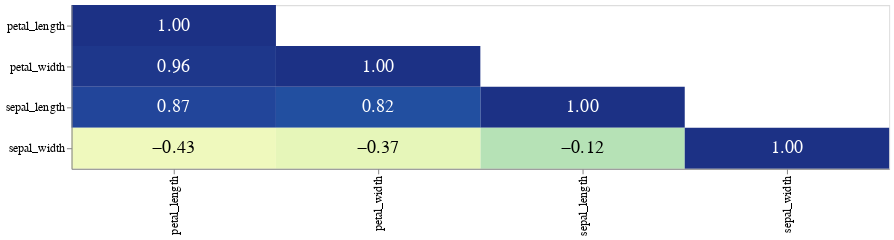

The notebook cell saved with this chart:
### Code cell
plot().corr_heatmap(data)

### Figure 1 — Vega-Lite specification as saved in the notebook (floating-point values rounded to 4 significant figures)
{"config": {"view": {"continuousWidth": 400, "continuousHeight": 300}, "axis": {"labelFontSize": 12}}, "layer": [{"mark": "rect", "encoding": {"color": {"field": "correlation", "legend": null, "type": "quantitative"}, "x": {"field": "var1", "title": null, "type": "nominal"}, "y": {"field": "var2", "title": null, "type": "nominal"}}, "height": {"step": 40}, "selection": {"selector004": {"type": "interval", "bind": "scales", "encodings": ["x", "y"]}}, "width": 800}, {"mark": {"type": "text", "size": 18}, "encoding": {"color": {"condition": {"value": "white", "test": "datum.correlation > 0.5"}, "value": "black"}, "text": {"field": "correlation", "format": ".2f", "type": "quantitative"}, "x": {"field": "var1", "title": null, "type": "nominal"}, "y": {"field": "var2", "title": null, "type": "nominal"}}, "height": {"step": 40}, "width": 800}], "data": {"name": "data-182be8fe9bc53c9e979e9a0c655e8999"}, "transform": [{"filter": "datum.var1 <= datum.var2"}], "$schema": "https://vega.github.io/schema/vega-lite/v4.17.0.json", "datasets": {"data-182be8fe9bc53c9e979e9a0c655e8999": [{"var1": "sepal_length", "var2": "sepal_length", "correlation": 1.0}, {"var1": "sepal_width", "var2": "sepal_length", "correlation": -0.1176}, {"var1": "petal_length", "var2": "sepal_length", "correlation": 0.8718}, {"var1": "petal_width", "var2": "sepal_length", "correlation": 0.8179}, {"var1": "sepal_length", "var2": "sepal_width", "correlation": -0.1176}, {"var1": "sepal_width", "var2": "sepal_width", "correlation": 1.0}, {"var1": "petal_length", "var2": "sepal_width", "correlation": -0.4284}, {"var1": "petal_width", "var2": "sepal_width", "correlation": -0.3661}, {"var1": "sepal_length", "var2": "petal_length", "correlation": 0.8718}, {"var1": "sepal_width", "var2": "petal_length", "correlation": -0.4284}, {"var1": "petal_length", "var2": "petal_length", "correlation": 1.0}, {"var1": "petal_width", "var2": "petal_length", "correlation": 0.9629}, {"var1": "sepal_length", "var2": "petal_width", "correlation": 0.8179}, {"var1": "sepal_width", "var2": "petal_width", "correlation": -0.3661}, {"var1": "petal_length", "var2": "petal_width", "correlation": 0.9629}, {"var1": "petal_width", "var2": "petal_width", "correlation": 1.0}]}}
